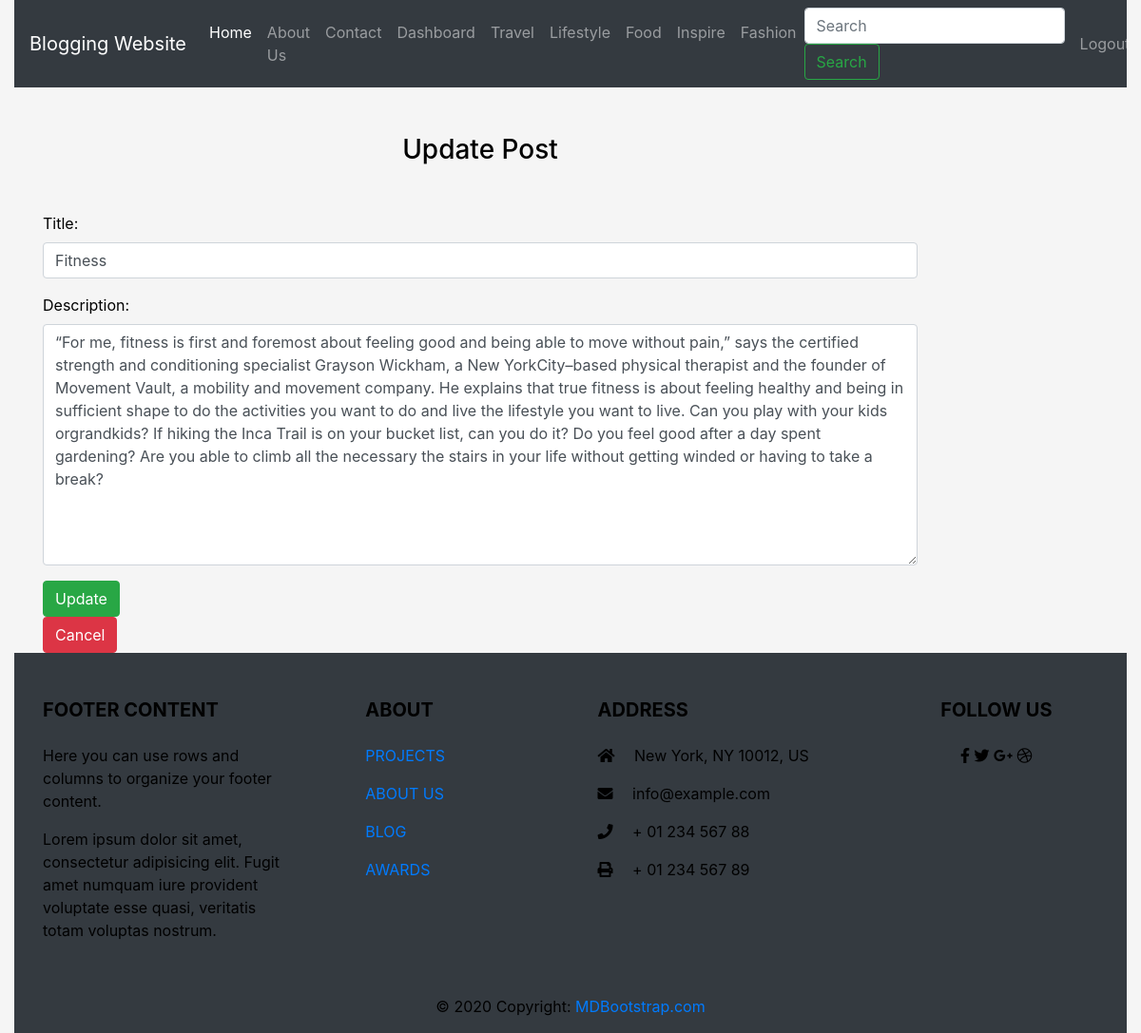
The app's page /update/2 (signed in) with its own data.
### posts/models.py (models this page shows, shortened)
class Post(models.Model):
    title = models.CharField(max_length=100)
    body = models.TextField()
    img = models.ImageField(upload_to ='uploads/', blank=True, null = True)
    last_modified = models.DateTimeField(auto_now=True , blank=True)
    created_at = models.DateTimeField(auto_now_add=True , blank=True)

### posts/views.py (the view)
# urls.py: path('update/<int:pk>', views.update_post, name = 'updatepost'),
def update_post(request,pk):
    if request.user.is_authenticated:
        if request.method =="POST":
            pi= Post.objects.get(id=pk)
            form = PostForm(request.POST, instance=pi)
            if form.is_valid():
                form.save()
                messages.success(request, "Post Update Successful")
                return HttpResponseRedirect('/dashboard/')
        else:
            pi= Post.objects.get(id=pk)
            form = PostForm(instance=pi)
        context = {'form': form}
        return render(request, 'posts/updatepost.html', context)
    else:
        return HttpResponseRedirect('/login/')

### posts/forms.py
class PostForm(forms.ModelForm):
    class Meta:
        model= Post
        fields = ['title', 'body']
        labels = {'title': 'Title', 'body': 'Description'}
        widgets = {'title': forms.TextInput(attrs={'class':'form-control'}),
        'body': forms.Textarea(attrs={'class':'form-control'})}

### templates/posts/updatepost.html (shortened to what this page needs)
{% extends 'posts/base.html' %}
{% load static %}
{% block content %}
<div class="col-sm-10">
    <h3 class="text-center my-5">Update Post</h3>
    <form action="" method="post" novalidate>
        {% for fm in form %}
        <div class="form-group">
          {{fm.label_tag}}
          {{fm}}
        </div>
        {% endfor %}
        <input type="submit" value="Update" class="btn btn-success">
        <br>
        <a href="{% url 'dashboard' %}" class="btn btn-danger" >Cancel</a>
    </form>
</div>
{% endblock content %}

### static/posts/css/style.css (style rules this page uses)
* { margin: 0; padding: 0; box-sizing: border-box; }
body { background-color:whitesmoke!important; color: black!important; }
h3 { color: black !important; }

### records on screen
Post: form "Fitness" "“For me, fitness is first and foremost about feeling good and being able to move without pain,” says the certified strength and conditioning specialist Grayson Wickham, a New YorkCity–based physical therapist and the founder of Movement Vault, a mobility and movement company. He explains that true fitness is about feeling healthy and being in sufficient shape to do the activities you want to do and live the lifestyle you want to live. Can you play with your kids orgrandkids? If hiking the Inca Trail is on your bucket list, can you do it? Do you feel good after a day spent gardening? Are you able to climb all the necessary the stairs in your life without getting winded or having to take a…"

### other values on screen
{{ fm.label_tag }} "Title:" "Description:"
